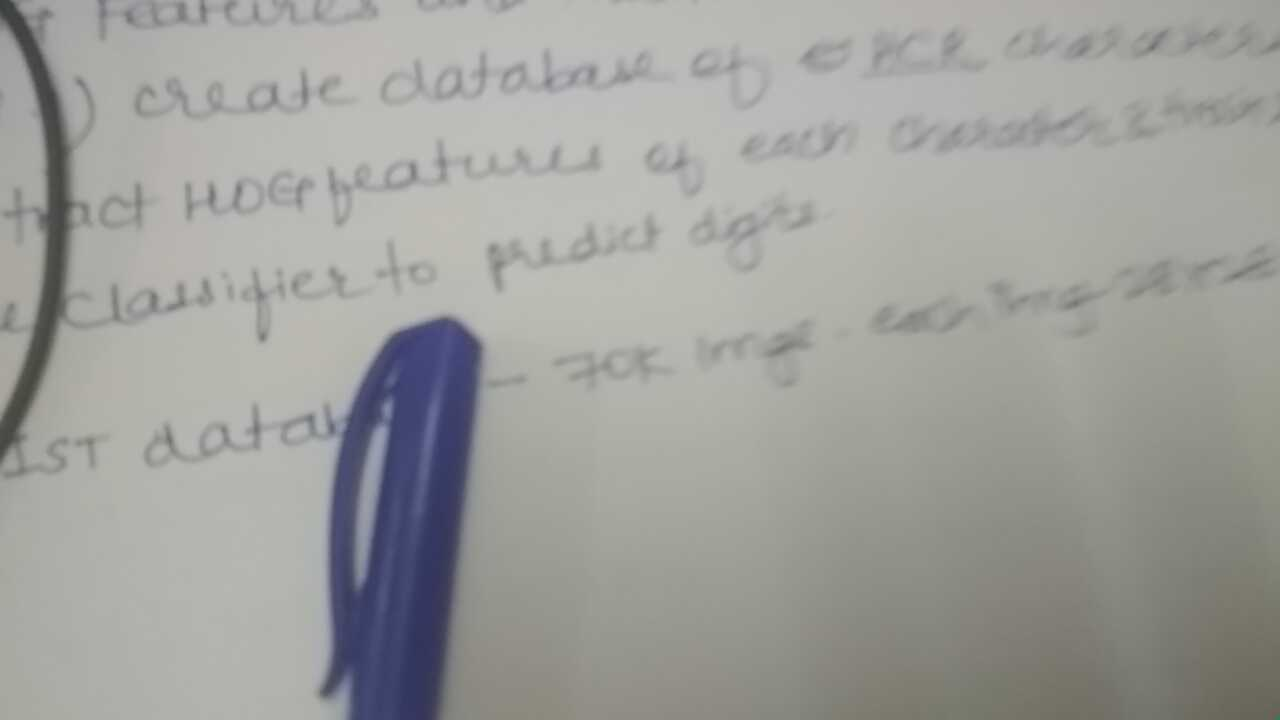
#> input picture sklearn/shot1.jpg, 1280 x 720 px
$ python char-recgzn.py
#> lines starting #> are read from the running program, lines starting #| are printed output that depends on the picture; after the words box and inside, x2 and y2 are one past the last pixel; in counts of white or black regions, pixels touching at a corner belong together
import requests
import cv2
import numpy as np
import urllib.request  # for reading image from URL
import imutils
# from sklearn.externals import joblib
# from skimage.feature import hog
# import argparse as ap

while True:
    # *************************IP webcam image stream ************************************
    URL = "http://192.168.43.1:8080/shot.jpg"
    urllib.request.urlretrieve(URL, "shot1.jpg")
#> (this line was passed over: the network is not available in this run)

    frame = cv2.imread("shot1.jpg")
#> frame is the input picture: shape (720, 1280, 3); mean B, G, R 156.3, 159.9, 159.2

    # resize the frame, blur it, and convert it to the HSV
    frame = imutils.resize(frame, width=640, height=480)
#> frame: shape (360, 640, 3)
    blurred = cv2.GaussianBlur(frame, (11, 11), 0)
    hsv = cv2.cvtColor(blurred, cv2.COLOR_BGR2HSV)
#> hsv: shape (360, 640, 3); mean H, S, V 36.7, 14.1, 162.1

    # [7 lines of commented-out code are left out]
    lower = np.array([110, 50, 50])
    upper = np.array([130, 255, 255])

    # lower = np.array([30, 150, 50])      # red color- but not accurate
    # upper = np.array([255, 255, 180])

    # Threshold the HSV image to get only blue colors
    mask = cv2.inRange(hsv, lower, upper)
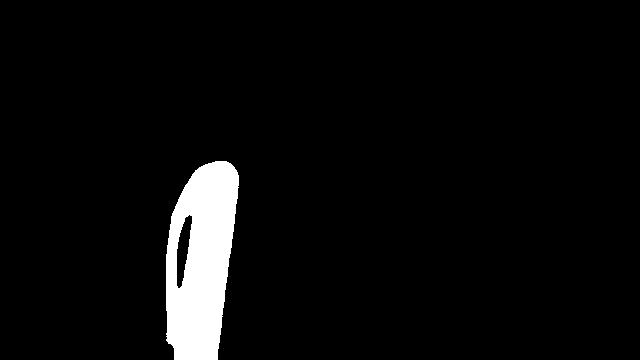
#> mask: shape (360, 640); 4.6% white; 1 white region

    # Bitwise-AND mask and original image  			# To show filtered images.
    # res = cv2.bitwise_and(frame, frame, mask=mask)

    # find contours and draw border and calculate points

    cnts = cv2.findContours(mask.copy(), cv2.RETR_EXTERNAL, cv2.CHAIN_APPROX_SIMPLE)[-2]
#> cnts = 1 contour; box (x1, y1, x2, y2) and area: (166, 161, 239, 360) 10972
    center = None


    # only proceed if at least one contour was found
    if len(cnts) > 0:
        # find the largest contour in the mask, then use
        # it to compute the minimum enclosing circle and
        # centroid
        c = max(cnts, key=cv2.contourArea)
#> c = contour of 140 points, box (x1, y1, x2, y2) (166, 161, 239, 360), area 10972
        ((x, y), radius) = cv2.minEnclosingCircle(c)
#> x = 200; y = 260; radius = 102.4
        # cv2.drawContours(frame, c, -1, (255, 0, 0), 2)
        # cv2.circle(frame, (int(x),int(y)), int(radius), (0, 255, 255), 2)
        cv2.circle(frame,(int(x),int(y)),3,(255,255,0),3)               # this is center
#> frame: shape (360, 640, 3); mean B, G, R 156.4, 160, 159.2

        #*************** crop that image **************

        # crop_img = img[y:y+h, x:x+w]
        # cv2.imshow("cropped", crop_img)
        pt1 = (int(x - 25),int(y - radius -40))
#> pt1 = (175, 117)
        pt2 = (int(x + 25),int(y - radius -00))
#> pt2 = (225, 157)
        cv2.rectangle(frame, pt1, pt2 , (255,255,0),3)
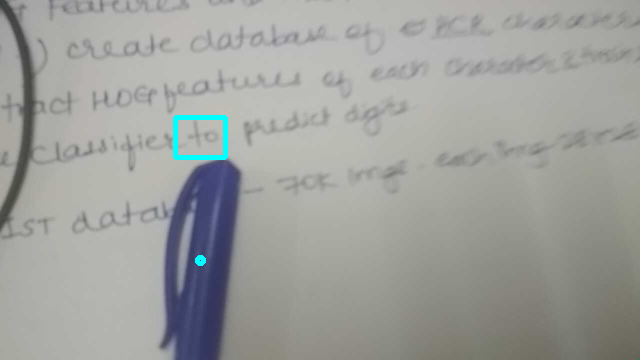
#> frame: shape (360, 640, 3); mean B, G, R 156.7, 160.3, 158.5

        # im is croppedImage passing for character recognition
        im = frame[int(y - radius -40):int(y - radius -00)  ,int(x - 25):int(x + 25)]
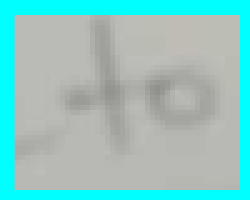
#> im: shape (40, 50, 3) (shown 5 times larger); mean B, G, R 192.8, 197.1, 142.3
        cv2.imshow("Cropped-image", im)

        # print("x =" +str(x))
        # print("y =" +str(y))
        # print("radius =" +str(radius))

    else:
        print("No any Contour Detected.")
        # else print blank image
        im = np.zeros([100,100,3],dtype=np.uint8)
        im.fill(255) # or img[:] = 255

# **********************    HCR-Part     **********************************************

        # Read the input image
        # im = cv2.imread()

        # Convert to grayscale and apply Gaussian filtering
        im_gray = cv2.cvtColor(im, cv2.COLOR_BGR2GRAY)
        im_gray = cv2.GaussianBlur(im_gray, (5, 5), 0)

        # Threshold the image
        ret, im_th = cv2.threshold(im_gray, 90, 255, cv2.THRESH_BINARY_INV)

        # Find contours in the image
        ctrs, hier = cv2.findContours(im_th.copy(), cv2.RETR_EXTERNAL, cv2.CHAIN_APPROX_SIMPLE)

        # Get rectangles contains each contour
        rects = [cv2.boundingRect(ctr) for ctr in ctrs]

        # For each rectangular region, calculate HOG features and predict
        # the digit using Linear SVM.
        for rect in rects:
            # Draw the rectangles
            cv2.rectangle(im, (rect[0], rect[1]), (rect[0] + rect[2], rect[1] + rect[3]), (0, 255, 0), 3)
            # Make the rectangular region around the digit
            leng = int(rect[3] * 1.6)
            pt1 = int(rect[1] + rect[3] // 2 - leng // 2)
            pt2 = int(rect[0] + rect[2] // 2 - leng // 2)
            roi = im_th[pt1:pt1+leng, pt2:pt2+leng]
            # Resize the image
            roi = cv2.resize(roi, (28, 28), interpolation=cv2.INTER_AREA)
            roi = cv2.dilate(roi, (3, 3))
            # Calculate the HOG features
            roi_hog_fd = hog(roi, orientations=9, pixels_per_cell=(14, 14), cells_per_block=(1, 1), visualise=False)
            roi_hog_fd = pp.transform(np.array([roi_hog_fd], 'float64'))
            nbr = clf.predict(roi_hog_fd)
            cv2.putText(im, str(int(nbr[0])), (rect[0], rect[1]),cv2.FONT_HERSHEY_DUPLEX, 2, (0, 255, 255), 3)


#*****************************   printing and writing on image ************************#

    # arguments for writting on video-frame
    font = cv2.FONT_HERSHEY_SIMPLEX
    bottomLeftCornerOfText = (10, 50)
    fontScale = 1
    fontColor = (255, 0, 255)
    lineType = 2
    text = "CV-KeyBoard"
    cv2.putText(
        frame, text, bottomLeftCornerOfText, font, fontScale, fontColor, lineType
    )
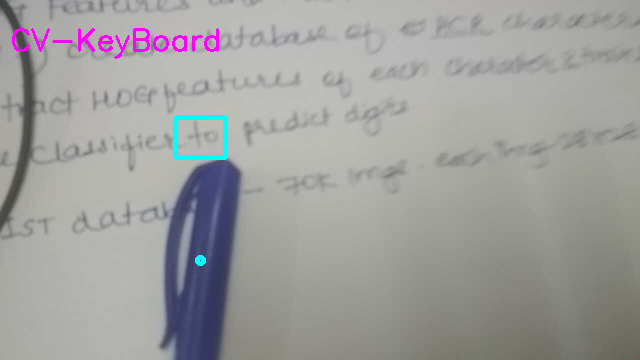
#> frame: shape (360, 640, 3); 0.65% of pixels changed, all inside (x1, y1, x2, y2) = (12, 28, 219, 59)
    cv2.imshow("Frame", frame)
    cv2.imshow("mask", mask)
    # cv2.imshow("res", res)

    # **************** boilerplate-code => same for all ************************#
    if cv2.waitKey(1) == 27:
#> (key Esc is pressed here)
        break
#> (the run stopped early here; a loop or call above may not have finished)
